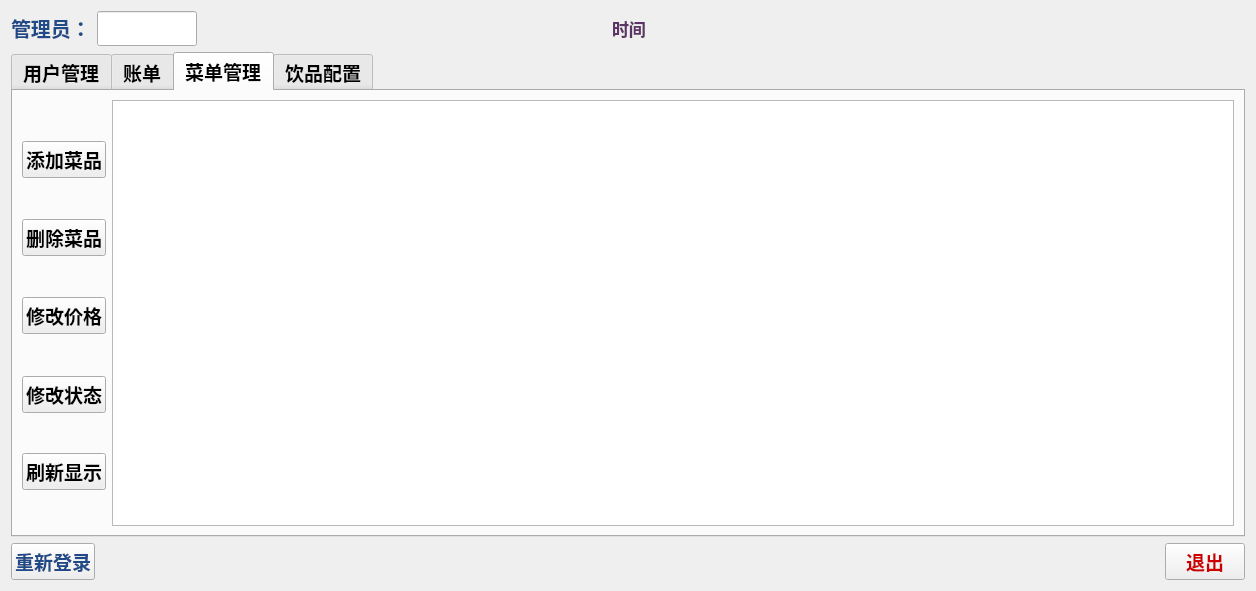
<?xml version="1.0" encoding="UTF-8"?>
<ui version="4.0">
 <class>childdorm</class>
 <widget class="QWidget" name="childdorm">
  <property name="geometry">
   <rect>
    <x>0</x>
    <y>0</y>
    <width>1256</width>
    <height>591</height>
   </rect>
  </property>
  <property name="maximumSize">
   <size>
    <width>1300</width>
    <height>700</height>
   </size>
  </property>
  <property name="windowTitle">
   <string>Form</string>
  </property>
  <layout class="QGridLayout" name="gridLayout_5">
   <item row="0" column="0">
    <layout class="QHBoxLayout" name="horizontalLayout_2">
     <item>
      <layout class="QHBoxLayout" name="horizontalLayout">
       <item>
        <widget class="QLabel" name="label">
         <property name="font">
          <font>
           <family>AR PL UKai CN</family>
           <pointsize>15</pointsize>
           <weight>75</weight>
           <bold>true</bold>
          </font>
         </property>
         <property name="text">
          <string>&lt;html&gt;&lt;head/&gt;&lt;body&gt;&lt;p&gt;&lt;span style=&quot; color:#204a87;&quot;&gt;管理员：&lt;/span&gt;&lt;/p&gt;&lt;/body&gt;&lt;/html&gt;</string>
         </property>
        </widget>
       </item>
       <item>
        <widget class="QLineEdit" name="lineEdit">
         <property name="maximumSize">
          <size>
           <width>100</width>
           <height>16777215</height>
          </size>
         </property>
         <property name="font">
          <font>
           <family>AR PL UKai CN</family>
           <pointsize>14</pointsize>
           <weight>75</weight>
           <bold>true</bold>
          </font>
         </property>
         <property name="styleSheet">
          <string notr="true">color: rgb(32, 74, 135);</string>
         </property>
         <property name="readOnly">
          <bool>true</bool>
         </property>
        </widget>
       </item>
       <item>
        <spacer name="horizontalSpacer_2">
         <property name="orientation">
          <enum>Qt::Horizontal</enum>
         </property>
         <property name="sizeHint" stdset="0">
          <size>
           <width>40</width>
           <height>20</height>
          </size>
         </property>
        </spacer>
       </item>
      </layout>
     </item>
     <item>
      <widget class="QLabel" name="label_3">
       <property name="font">
        <font>
         <family>AR PL UKai CN</family>
         <pointsize>13</pointsize>
         <weight>75</weight>
         <bold>true</bold>
        </font>
       </property>
       <property name="text">
        <string>&lt;html&gt;&lt;head/&gt;&lt;body&gt;&lt;p&gt;&lt;span style=&quot; color:#5c3566;&quot;&gt;时间            &lt;/span&gt;&lt;/p&gt;&lt;/body&gt;&lt;/html&gt;</string>
       </property>
      </widget>
     </item>
     <item>
      <spacer name="horizontalSpacer_3">
       <property name="orientation">
        <enum>Qt::Horizontal</enum>
       </property>
       <property name="sizeHint" stdset="0">
        <size>
         <width>40</width>
         <height>20</height>
        </size>
       </property>
      </spacer>
     </item>
    </layout>
   </item>
   <item row="2" column="0">
    <layout class="QHBoxLayout" name="horizontalLayout_3">
     <item>
      <widget class="QPushButton" name="pushButton">
       <property name="font">
        <font>
         <family>AR PL UKai CN</family>
         <pointsize>14</pointsize>
         <weight>75</weight>
         <bold>true</bold>
        </font>
       </property>
       <property name="styleSheet">
        <string notr="true">color: rgb(32, 74, 135);</string>
       </property>
       <property name="text">
        <string>重新登录</string>
       </property>
       <property name="icon">
        <iconset resource="image.qrc">
         <normaloff>:/image/10.png</normaloff>:/image/10.png</iconset>
       </property>
      </widget>
     </item>
     <item>
      <spacer name="horizontalSpacer">
       <property name="orientation">
        <enum>Qt::Horizontal</enum>
       </property>
       <property name="sizeHint" stdset="0">
        <size>
         <width>40</width>
         <height>20</height>
        </size>
       </property>
      </spacer>
     </item>
     <item>
      <widget class="QPushButton" name="pushButton_2">
       <property name="font">
        <font>
         <family>AR PL UKai CN</family>
         <pointsize>14</pointsize>
         <weight>75</weight>
         <bold>true</bold>
        </font>
       </property>
       <property name="styleSheet">
        <string notr="true">color: rgb(204, 0, 0);</string>
       </property>
       <property name="text">
        <string>退出</string>
       </property>
       <property name="icon">
        <iconset resource="image.qrc">
         <normaloff>:/image/12.png</normaloff>:/image/12.png</iconset>
       </property>
      </widget>
     </item>
    </layout>
   </item>
   <item row="1" column="0">
    <widget class="QTabWidget" name="tabWidget">
     <property name="font">
      <font>
       <family>AR PL UKai CN</family>
       <pointsize>14</pointsize>
       <weight>75</weight>
       <bold>true</bold>
      </font>
     </property>
     <property name="currentIndex">
      <number>2</number>
     </property>
     <widget class="QWidget" name="tab">
      <attribute name="icon">
       <iconset resource="image.qrc">
        <normaloff>:/image/34.png</normaloff>:/image/34.png</iconset>
      </attribute>
      <attribute name="title">
       <string>用户管理</string>
      </attribute>
      <layout class="QGridLayout" name="gridLayout">
       <item row="10" column="0">
        <spacer name="verticalSpacer_9">
         <property name="orientation">
          <enum>Qt::Vertical</enum>
         </property>
         <property name="sizeHint" stdset="0">
          <size>
           <width>20</width>
           <height>37</height>
          </size>
         </property>
        </spacer>
       </item>
       <item row="5" column="0">
        <widget class="QPushButton" name="pushButton_5">
         <property name="text">
          <string>修改密码</string>
         </property>
         <property name="icon">
          <iconset resource="image.qrc">
           <normaloff>:/image/6.png</normaloff>:/image/6.png</iconset>
         </property>
        </widget>
       </item>
       <item row="1" column="0">
        <widget class="QPushButton" name="pushButton_3">
         <property name="font">
          <font>
           <family>AR PL UKai CN</family>
           <pointsize>14</pointsize>
           <weight>75</weight>
           <bold>true</bold>
          </font>
         </property>
         <property name="styleSheet">
          <string notr="true">image: url(:/image/2.png);</string>
         </property>
         <property name="text">
          <string>添加用户</string>
         </property>
         <property name="icon">
          <iconset resource="image.qrc">
           <normaloff>:/image/3.png</normaloff>:/image/3.png</iconset>
         </property>
        </widget>
       </item>
       <item row="6" column="0">
        <spacer name="verticalSpacer_7">
         <property name="orientation">
          <enum>Qt::Vertical</enum>
         </property>
         <property name="sizeHint" stdset="0">
          <size>
           <width>20</width>
           <height>37</height>
          </size>
         </property>
        </spacer>
       </item>
       <item row="0" column="0">
        <spacer name="verticalSpacer_4">
         <property name="orientation">
          <enum>Qt::Vertical</enum>
         </property>
         <property name="sizeHint" stdset="0">
          <size>
           <width>20</width>
           <height>37</height>
          </size>
         </property>
        </spacer>
       </item>
       <item row="3" column="0">
        <widget class="QPushButton" name="pushButton_4">
         <property name="text">
          <string>删除用户</string>
         </property>
         <property name="icon">
          <iconset resource="image.qrc">
           <normaloff>:/image/4.png</normaloff>:/image/4.png</iconset>
         </property>
        </widget>
       </item>
       <item row="2" column="0">
        <spacer name="verticalSpacer_5">
         <property name="orientation">
          <enum>Qt::Vertical</enum>
         </property>
         <property name="sizeHint" stdset="0">
          <size>
           <width>20</width>
           <height>36</height>
          </size>
         </property>
        </spacer>
       </item>
       <item row="9" column="0">
        <widget class="QPushButton" name="pushButton_7">
         <property name="text">
          <string>刷新显示</string>
         </property>
         <property name="icon">
          <iconset resource="image.qrc">
           <normaloff>:/image/11.png</normaloff>:/image/11.png</iconset>
         </property>
        </widget>
       </item>
       <item row="4" column="0">
        <spacer name="verticalSpacer_6">
         <property name="orientation">
          <enum>Qt::Vertical</enum>
         </property>
         <property name="sizeHint" stdset="0">
          <size>
           <width>20</width>
           <height>37</height>
          </size>
         </property>
        </spacer>
       </item>
       <item row="7" column="0">
        <widget class="QPushButton" name="pushButton_6">
         <property name="text">
          <string>修改权限</string>
         </property>
         <property name="icon">
          <iconset resource="image.qrc">
           <normaloff>:/image/9.png</normaloff>:/image/9.png</iconset>
         </property>
        </widget>
       </item>
       <item row="0" column="1" rowspan="11">
        <widget class="QTableWidget" name="tableWidget"/>
       </item>
       <item row="8" column="0">
        <spacer name="verticalSpacer_8">
         <property name="orientation">
          <enum>Qt::Vertical</enum>
         </property>
         <property name="sizeHint" stdset="0">
          <size>
           <width>20</width>
           <height>36</height>
          </size>
         </property>
        </spacer>
       </item>
      </layout>
      <zorder>pushButton_4</zorder>
      <zorder>pushButton_5</zorder>
      <zorder>pushButton_6</zorder>
      <zorder>pushButton_7</zorder>
      <zorder>pushButton_3</zorder>
      <zorder>tableWidget</zorder>
      <zorder>verticalSpacer_4</zorder>
      <zorder>verticalSpacer_5</zorder>
      <zorder>verticalSpacer_6</zorder>
      <zorder>verticalSpacer_7</zorder>
      <zorder>verticalSpacer_8</zorder>
      <zorder>verticalSpacer_9</zorder>
     </widget>
     <widget class="QWidget" name="tab_2">
      <attribute name="icon">
       <iconset resource="image.qrc">
        <normaloff>:/image/35.png</normaloff>:/image/35.png</iconset>
      </attribute>
      <attribute name="title">
       <string>账单</string>
      </attribute>
      <layout class="QGridLayout" name="gridLayout_2">
       <item row="0" column="0">
        <spacer name="verticalSpacer">
         <property name="orientation">
          <enum>Qt::Vertical</enum>
         </property>
         <property name="sizeHint" stdset="0">
          <size>
           <width>20</width>
           <height>118</height>
          </size>
         </property>
        </spacer>
       </item>
       <item row="0" column="1" rowspan="5">
        <widget class="QTableWidget" name="tableWidget_2"/>
       </item>
       <item row="1" column="0">
        <widget class="QPushButton" name="pushButton_18">
         <property name="text">
          <string>账单详情</string>
         </property>
         <property name="icon">
          <iconset resource="image.qrc">
           <normaloff>:/image/46.png</normaloff>:/image/46.png</iconset>
         </property>
        </widget>
       </item>
       <item row="2" column="0">
        <spacer name="verticalSpacer_2">
         <property name="orientation">
          <enum>Qt::Vertical</enum>
         </property>
         <property name="sizeHint" stdset="0">
          <size>
           <width>20</width>
           <height>119</height>
          </size>
         </property>
        </spacer>
       </item>
       <item row="3" column="0">
        <widget class="QPushButton" name="pushButton_19">
         <property name="text">
          <string>刷新账单</string>
         </property>
         <property name="icon">
          <iconset resource="image.qrc">
           <normaloff>:/image/29.png</normaloff>:/image/29.png</iconset>
         </property>
        </widget>
       </item>
       <item row="4" column="0">
        <spacer name="verticalSpacer_3">
         <property name="orientation">
          <enum>Qt::Vertical</enum>
         </property>
         <property name="sizeHint" stdset="0">
          <size>
           <width>20</width>
           <height>118</height>
          </size>
         </property>
        </spacer>
       </item>
      </layout>
     </widget>
     <widget class="QWidget" name="tab_3">
      <attribute name="icon">
       <iconset resource="image.qrc">
        <normaloff>:/image/32.png</normaloff>:/image/32.png</iconset>
      </attribute>
      <attribute name="title">
       <string>菜单管理</string>
      </attribute>
      <layout class="QGridLayout" name="gridLayout_3">
       <item row="0" column="0">
        <spacer name="verticalSpacer_10">
         <property name="orientation">
          <enum>Qt::Vertical</enum>
         </property>
         <property name="sizeHint" stdset="0">
          <size>
           <width>20</width>
           <height>37</height>
          </size>
         </property>
        </spacer>
       </item>
       <item row="0" column="1" rowspan="11">
        <widget class="QTableWidget" name="tableWidget_3"/>
       </item>
       <item row="1" column="0">
        <widget class="QPushButton" name="pushButton_8">
         <property name="text">
          <string>添加菜品</string>
         </property>
         <property name="icon">
          <iconset resource="image.qrc">
           <normaloff>:/image/19.png</normaloff>:/image/19.png</iconset>
         </property>
        </widget>
       </item>
       <item row="2" column="0">
        <spacer name="verticalSpacer_11">
         <property name="orientation">
          <enum>Qt::Vertical</enum>
         </property>
         <property name="sizeHint" stdset="0">
          <size>
           <width>20</width>
           <height>36</height>
          </size>
         </property>
        </spacer>
       </item>
       <item row="3" column="0">
        <widget class="QPushButton" name="pushButton_9">
         <property name="text">
          <string>删除菜品</string>
         </property>
         <property name="icon">
          <iconset resource="image.qrc">
           <normaloff>:/image/14.png</normaloff>:/image/14.png</iconset>
         </property>
        </widget>
       </item>
       <item row="4" column="0">
        <spacer name="verticalSpacer_12">
         <property name="orientation">
          <enum>Qt::Vertical</enum>
         </property>
         <property name="sizeHint" stdset="0">
          <size>
           <width>20</width>
           <height>37</height>
          </size>
         </property>
        </spacer>
       </item>
       <item row="5" column="0">
        <widget class="QPushButton" name="pushButton_10">
         <property name="text">
          <string>修改价格</string>
         </property>
         <property name="icon">
          <iconset resource="image.qrc">
           <normaloff>:/image/7.png</normaloff>:/image/7.png</iconset>
         </property>
        </widget>
       </item>
       <item row="6" column="0">
        <spacer name="verticalSpacer_13">
         <property name="orientation">
          <enum>Qt::Vertical</enum>
         </property>
         <property name="sizeHint" stdset="0">
          <size>
           <width>20</width>
           <height>37</height>
          </size>
         </property>
        </spacer>
       </item>
       <item row="7" column="0">
        <widget class="QPushButton" name="pushButton_11">
         <property name="text">
          <string>修改状态</string>
         </property>
         <property name="icon">
          <iconset resource="image.qrc">
           <normaloff>:/image/26.png</normaloff>:/image/26.png</iconset>
         </property>
        </widget>
       </item>
       <item row="8" column="0">
        <spacer name="verticalSpacer_14">
         <property name="orientation">
          <enum>Qt::Vertical</enum>
         </property>
         <property name="sizeHint" stdset="0">
          <size>
           <width>20</width>
           <height>36</height>
          </size>
         </property>
        </spacer>
       </item>
       <item row="9" column="0">
        <widget class="QPushButton" name="pushButton_12">
         <property name="text">
          <string>刷新显示</string>
         </property>
         <property name="icon">
          <iconset resource="image.qrc">
           <normaloff>:/image/29.png</normaloff>:/image/29.png</iconset>
         </property>
        </widget>
       </item>
       <item row="10" column="0">
        <spacer name="verticalSpacer_15">
         <property name="orientation">
          <enum>Qt::Vertical</enum>
         </property>
         <property name="sizeHint" stdset="0">
          <size>
           <width>20</width>
           <height>37</height>
          </size>
         </property>
        </spacer>
       </item>
      </layout>
     </widget>
     <widget class="QWidget" name="tab_4">
      <attribute name="icon">
       <iconset resource="image.qrc">
        <normaloff>:/image/36.png</normaloff>:/image/36.png</iconset>
      </attribute>
      <attribute name="title">
       <string>饮品配置</string>
      </attribute>
      <layout class="QGridLayout" name="gridLayout_4">
       <item row="0" column="0">
        <spacer name="verticalSpacer_16">
         <property name="orientation">
          <enum>Qt::Vertical</enum>
         </property>
         <property name="sizeHint" stdset="0">
          <size>
           <width>20</width>
           <height>37</height>
          </size>
         </property>
        </spacer>
       </item>
       <item row="0" column="1" rowspan="11">
        <widget class="QTableWidget" name="tableWidget_4"/>
       </item>
       <item row="1" column="0">
        <widget class="QPushButton" name="pushButton_13">
         <property name="text">
          <string>添加饮品</string>
         </property>
         <property name="icon">
          <iconset resource="image.qrc">
           <normaloff>:/image/19.png</normaloff>:/image/19.png</iconset>
         </property>
        </widget>
       </item>
       <item row="2" column="0">
        <spacer name="verticalSpacer_17">
         <property name="orientation">
          <enum>Qt::Vertical</enum>
         </property>
         <property name="sizeHint" stdset="0">
          <size>
           <width>20</width>
           <height>36</height>
          </size>
         </property>
        </spacer>
       </item>
       <item row="3" column="0">
        <widget class="QPushButton" name="pushButton_14">
         <property name="text">
          <string>删除饮品</string>
         </property>
         <property name="icon">
          <iconset resource="image.qrc">
           <normaloff>:/image/14.png</normaloff>:/image/14.png</iconset>
         </property>
        </widget>
       </item>
       <item row="4" column="0">
        <spacer name="verticalSpacer_18">
         <property name="orientation">
          <enum>Qt::Vertical</enum>
         </property>
         <property name="sizeHint" stdset="0">
          <size>
           <width>20</width>
           <height>37</height>
          </size>
         </property>
        </spacer>
       </item>
       <item row="5" column="0">
        <widget class="QPushButton" name="pushButton_15">
         <property name="text">
          <string>修改价格</string>
         </property>
         <property name="icon">
          <iconset resource="image.qrc">
           <normaloff>:/image/7.png</normaloff>:/image/7.png</iconset>
         </property>
        </widget>
       </item>
       <item row="6" column="0">
        <spacer name="verticalSpacer_19">
         <property name="orientation">
          <enum>Qt::Vertical</enum>
         </property>
         <property name="sizeHint" stdset="0">
          <size>
           <width>20</width>
           <height>37</height>
          </size>
         </property>
        </spacer>
       </item>
       <item row="7" column="0">
        <widget class="QPushButton" name="pushButton_16">
         <property name="text">
          <string>修改状态</string>
         </property>
         <property name="icon">
          <iconset resource="image.qrc">
           <normaloff>:/image/26.png</normaloff>:/image/26.png</iconset>
         </property>
        </widget>
       </item>
       <item row="8" column="0">
        <spacer name="verticalSpacer_20">
         <property name="orientation">
          <enum>Qt::Vertical</enum>
         </property>
         <property name="sizeHint" stdset="0">
          <size>
           <width>20</width>
           <height>36</height>
          </size>
         </property>
        </spacer>
       </item>
       <item row="9" column="0">
        <widget class="QPushButton" name="pushButton_17">
         <property name="text">
          <string>刷新显示</string>
         </property>
         <property name="icon">
          <iconset resource="image.qrc">
           <normaloff>:/image/29.png</normaloff>:/image/29.png</iconset>
         </property>
        </widget>
       </item>
       <item row="10" column="0">
        <spacer name="verticalSpacer_21">
         <property name="orientation">
          <enum>Qt::Vertical</enum>
         </property>
         <property name="sizeHint" stdset="0">
          <size>
           <width>20</width>
           <height>37</height>
          </size>
         </property>
        </spacer>
       </item>
      </layout>
     </widget>
    </widget>
   </item>
  </layout>
 </widget>
 <resources>
  <include location="image.qrc"/>
 </resources>
 <connections/>
</ui>
